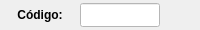
              <widget class="QWidget" name="widget_37" native="true">
               <property name="minimumSize">
                <size>
                 <width>0</width>
                 <height>30</height>
                </size>
               </property>
               <property name="maximumSize">
                <size>
                 <width>16777215</width>
                 <height>30</height>
                </size>
               </property>
               <property name="styleSheet">
                <string notr="true"/>
               </property>
               <layout class="QHBoxLayout" name="horizontalLayout_9">
                <property name="spacing">
                 <number>5</number>
                </property>
                <property name="leftMargin">
                 <number>5</number>
                </property>
                <property name="topMargin">
                 <number>3</number>
                </property>
                <property name="rightMargin">
                 <number>5</number>
                </property>
                <property name="bottomMargin">
                 <number>3</number>
                </property>
                <item>
                 <widget class="QLabel" name="label_54">
                  <property name="minimumSize">
                   <size>
                    <width>70</width>
                    <height>0</height>
                   </size>
                  </property>
                  <property name="maximumSize">
                   <size>
                    <width>70</width>
                    <height>16777215</height>
                   </size>
                  </property>
                  <property name="font">
                   <font>
                    <pointsize>9</pointsize>
                    <weight>75</weight>
                    <bold>true</bold>
                   </font>
                  </property>
                  <property name="text">
                   <string>Código:</string>
                  </property>
                  <property name="alignment">
                   <set>Qt::AlignCenter</set>
                  </property>
                 </widget>
                </item>
                <item>
                 <widget class="QLineEdit" name="line_Codigo_Manu">
                  <property name="sizePolicy">
                   <sizepolicy hsizetype="Preferred" vsizetype="Preferred">
                    <horstretch>0</horstretch>
                    <verstretch>0</verstretch>
                   </sizepolicy>
                  </property>
                  <property name="minimumSize">
                   <size>
                    <width>60</width>
                    <height>0</height>
                   </size>
                  </property>
                  <property name="maximumSize">
                   <size>
                    <width>80</width>
                    <height>16777215</height>
                   </size>
                  </property>
                  <property name="font">
                   <font>
                    <pointsize>9</pointsize>
                   </font>
                  </property>
                  <property name="styleSheet">
                   <string notr="true">background-color: rgb(255, 255, 255);</string>
                  </property>
                  <property name="alignment">
                   <set>Qt::AlignCenter</set>
                  </property>
                  <property name="placeholderText">
                   <string/>
                  </property>
                 </widget>
                </item>
                <item>
                 <widget class="QLabel" name="label_6">
                  <property name="text">
                   <string/>
                  </property>
                 </widget>
                </item>
               </layout>
              </widget>
